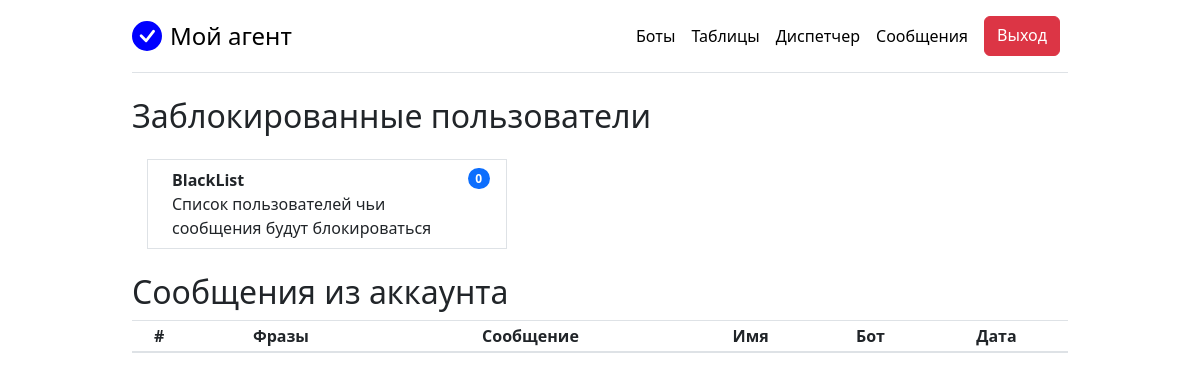
The app's page /tgparser/chat_messages/ (signed in), older data.
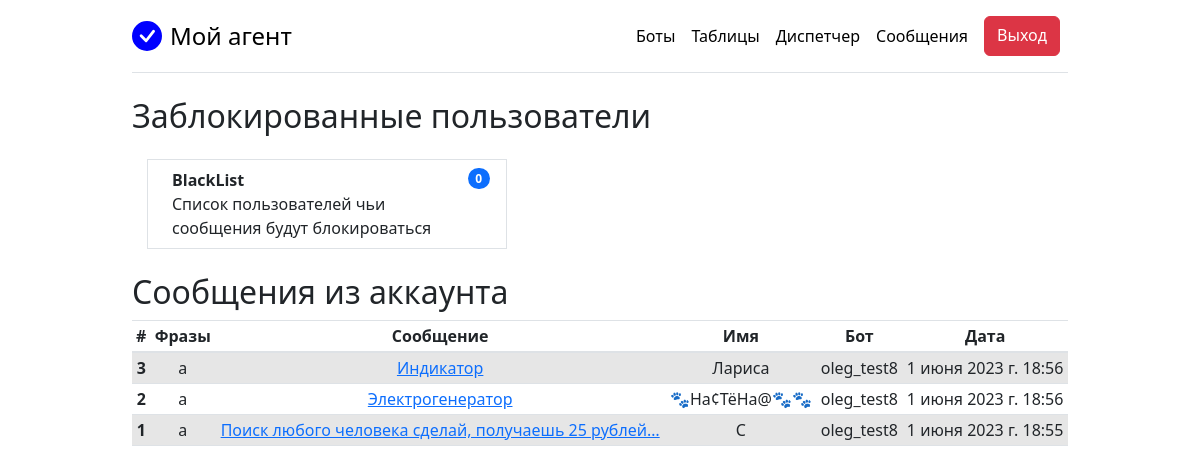
The same page, newer data.
### web_app/tgparser/models.py (models this page shows, shortened)
class ChatMessage(models.Model):
    phrase = models.CharField(max_length=200)
    message = models.TextField()
    url_message = models.CharField(max_length=200)
    first_name = models.CharField(max_length=120, null=True)
    last_name = models.CharField(max_length=120, null=True)
    tg_user_id = models.IntegerField()
    username = models.CharField(max_length=100, null=True)
    phone = models.CharField(max_length=100, null=True)
    session = models.CharField(max_length=40)
    created_at = models.DateTimeField()
    class Meta:
        verbose_name = 'Сообщение из чата'
        verbose_name_plural = 'Сообщения из чатов'

### web_app/tgparser/views.py (the view)
# urls.py: path('chat_messages/', views.view_messages, name='view_messages'),
def view_messages(request):
    if request.user.is_superuser:
        msgs = ChatMessage.objects.all().order_by('-id')
    elif request.user.is_authenticated:
        bot_instances = Bot.objects.filter(owner=request.user)
        file_names = [bot_instance.get_file_name() for bot_instance in bot_instances]
        msgs = ChatMessage.objects.filter(session__in=file_names).order_by('-id')
    else:
        messages.warning(request, 'Пройдите аутентификацию')
        return redirect('home')
    count_block_usr = BlockedUsers.objects.filter(owner=request.user).count()
    context = {'msgs': msgs, 'title': 'Сообщения', 'count_block_usr': count_block_usr}
    return render(request, 'msg/messages.html', context)

### templates/msg/messages.html
{% extends 'base.html' %}
{% load bootstrap4 %}
{% block content %}
<h2>Заблокированные пользователи</h2>
<div class="row my-4">
  <div class="col">
    <ul class="list-group list-group-horizontal flex-wrap">
      <div class="col-md-5">
        <a href="{% url 'view_blocked_users' %}" class="list-group-item list-group-item-action">
          <li class="d-flex justify-content-between align-items-start">
            <div class="ms-2 me-auto">
              <div class="fw-bold">BlackList</div>
              Список пользователей чьи сообщения будут блокироваться
            </div>
            <span class="badge bg-primary rounded-pill ms-2">{{count_block_usr}}</span>
          </li>
        </a>
      </div>
    </ul>
  </div>
</div>
<h2>Сообщения из аккаунта</h2>
  <table class="table table-striped text-center table-sm">
    <thead>
      <tr>
        <th>#</th>
        <th>Фразы</th>
        <th>Сообщение</th>
        <th>Имя</th>
        <th>Бот</th>
        <th>Дата</th>
      </tr>
     </thead>
     <tbody>
      {% for msg in msgs %}
        <tr>
          <th>{{ msg.pk }}</th>
          <td>{{ msg.phrase }}</td>
          <td><a href="{% url 'msg_detail' msg.pk %}">{{ msg.message|truncatechars:50 }}</a></td>
          <td>{{ msg.first_name }}</td>
          <td>{{ msg.session }}</td>
          <td>{{ msg.created_at }}</td>
        </tr>
      {% endfor %}
     </tbody>
  </table>
{% endblock %}

Row changes from the older to the newer data that the page shows:
added ChatMessage: pk "3", phrase "а", message "Индикатор", first_name "Лариса", session "oleg_test8", created_at "1 июня 2023 г. 18:56"
added ChatMessage: pk "2", phrase "а", message "Электрогенератор", first_name "🐾На¢ТёНа@🐾🐾", session "oleg_test8", created_at "1 июня 2023 г. 18:56"
added ChatMessage: pk "1", phrase "а", message "Поиск любого человека сделай, получаешь 25 рублей…", first_name "C", session "oleg_test8", created_at "1 июня 2023 г. 18:55"
